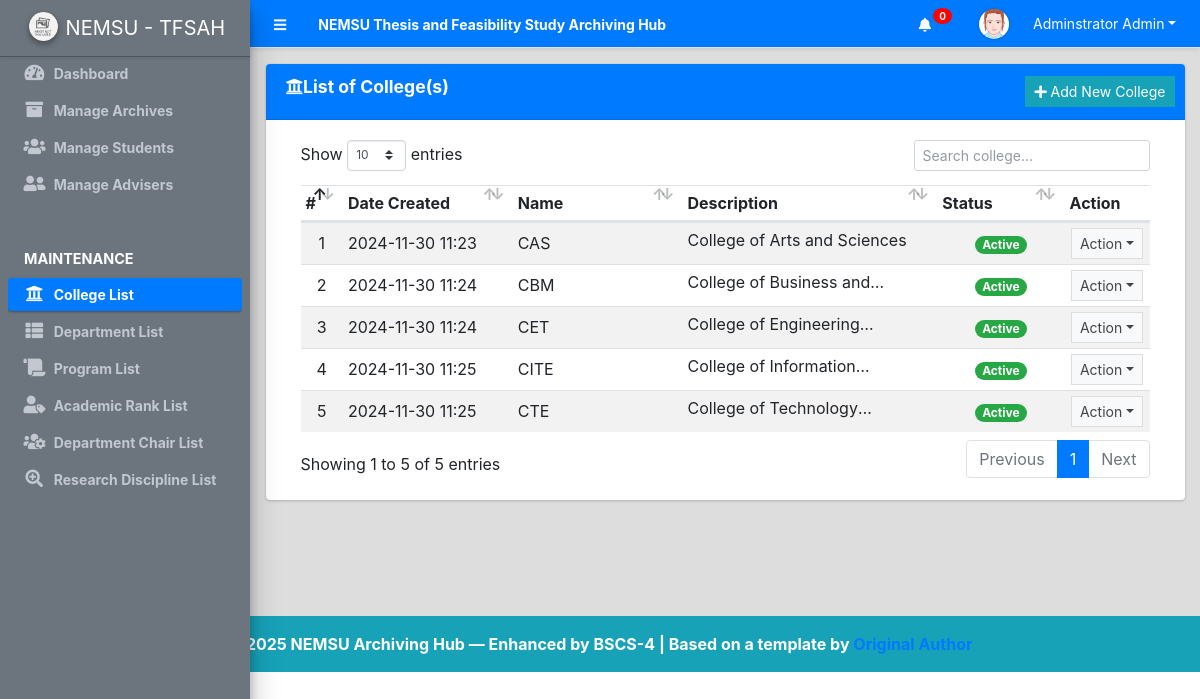
Screenshot of /admin/?page=college (signed in) with the database file from the repository.
### tables this page shows
CREATE TABLE `college_list` (
  `id` int(30) NOT NULL,
  `name` text NOT NULL,
  `description` text NOT NULL,
  `status` tinyint(1) NOT NULL DEFAULT 1,
  `date_created` datetime NOT NULL DEFAULT current_timestamp(),
  `date_updated` datetime DEFAULT NULL ON UPDATE current_timestamp()
);

### admin/college/index.php (the view, shortened to what this page needs)
<div class="card card-outline">
	<div class="card-header bg-primary text-white">
		<h3 class="card-title"><i class="fas fa-university me-2"></i><b>List of College(s)</b></h3>
		<div class="card-tools">
			<a href="javascript:void(0)" id="create_new" class="btn btn-flat btn-sm btn-info"><span class="fas fa-plus"></span>  Add New College</a>
		</div>
	</div>
	<div class="card-body">
		<div class="container-fluid">
        <div class="container-fluid">
			<table class="table table-hover table-striped">
				<colgroup>
					<col width="5%">
					<col width="20%">
					<col width="20%">
					<col width="30%">
					<col width="15%">
					<col width="10%">
				</colgroup>
				<thead>
					<tr>
						<th>#</th>
						<th>Date Created</th>
						<th>Name</th>
						<th>Description</th>
						<th>Status</th>
						<th>Action</th>
					</tr>
				</thead>
				<tbody>
					<?php
						$i = 1;
						$qry = $conn->query("SELECT * from `college_list`order by `name` asc ");
						while($row = $qry->fetch_assoc()):
					?>
						<tr>
							<td class="text-center"><?php echo $i++; ?></td>
							<td class=""><?php echo date("Y-m-d H:i",strtotime($row['date_created'])) ?></td>
							<td><?php echo $row['name'] ?></td>
							<td class="truncate-1"><?php echo $row['description'] ?></td>
							<td class="text-center">
                                <?php
                                    switch($row['status']){
                                        case '1':
                                            echo "<span class='badge badge-success badge-pill'>Active</span>";
                                            break;
                                    }
                                ?>
                            </td>
							<td align="center">
								 <button type="button" class="btn btn-flat btn-default btn-sm dropdown-toggle dropdown-icon" data-toggle="dropdown">
				                  		Action
				                  </button>
							</td>
						</tr>
					<?php endwhile; ?>
				</tbody>
			</table>
		</div>
		</div>
	</div>
</div>

### rows the page displays
college_list: date_created "2024-11-30 11:23", name "CAS", description "College of Arts and Sciences", status "Active"
college_list: date_created "2024-11-30 11:24", name "CBM", description "College of Business…", status "Active"
college_list: date_created "2024-11-30 11:24", name "CET", description "College of…", status "Active"
college_list: date_created "2024-11-30 11:25", name "CITE", description "College of…", status "Active"
college_list: date_created "2024-11-30 11:25", name "CTE", description "College of…", status "Active"

### other values shown
$_settings->info('name') "NEMSU Thesis and Feasibility Study Archiving Hub"
$_settings->userdata('firstname').' '.$_settings->userdata('lastname') "Adminstrator Admin"
$_settings->info('short_name') "NEMSU - TFSAH"
